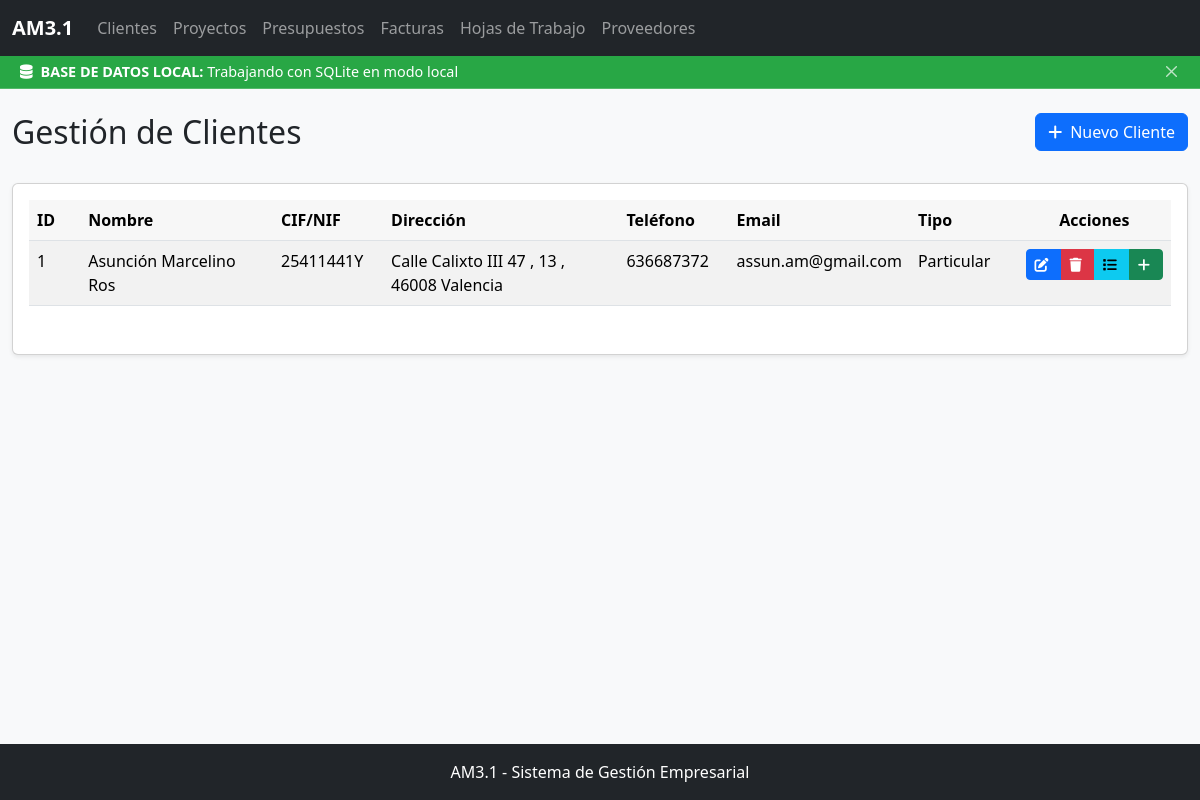
/clientes/, run on the app's committed database.
### app/models/cliente.py (models this page shows, shortened)
class Cliente(db.Model):
    __tablename__ = 'clientes'
    id = db.Column(db.Integer, primary_key=True)
    nombre = db.Column(db.String(100), nullable=False)
    tipo_via = db.Column(db.String(20))
    nombre_via = db.Column(db.String(100))
    numero_via = db.Column(db.String(10))
    puerta = db.Column(db.String(10))
    codigo_postal = db.Column(db.String(10))
    poblacion = db.Column(db.String(100))
    cif_nif = db.Column(db.String(20), index=True)
    telefono1 = db.Column(db.String(20))
    telefono2 = db.Column(db.String(20))
    telefono3 = db.Column(db.String(20))
    telefono4 = db.Column(db.String(20))
    mail1 = db.Column(db.String(100))
    mail2 = db.Column(db.String(100))
    tipo_cliente = db.Column(db.String(50))
    categoria_cliente = db.Column(db.String(50))
    notas = db.Column(db.Text)
    fecha_creacion = db.Column(db.DateTime, default=datetime.utcnow)
    fecha_modificacion = db.Column(db.DateTime, default=datetime.utcnow, onupdate=datetime.utcnow)
    proyectos = db.relationship('Proyecto', back_populates='cliente', cascade='all, delete-orphan')

### app/routes/cliente_routes.py (the view)
@clientes_bp.route('/')
def listar_clientes():
    try:
        from sqlalchemy import text
        db.session.execute(text("SELECT 1")).scalar()
        clientes = get_all(Cliente)
        return render_template('clientes/lista.html', clientes=clientes)
    except Exception as e:
        flash(f'Error al conectar con la base de datos: {str(e)}', 'danger')
        db_path = os.environ.get('DB_PATH', 'app/data/app.db')
        try:
            conn = sqlite3.connect(db_path)
            conn.close()
            mensaje = f"La base de datos existe pero SQLAlchemy no puede conectarse. Verifica la configuración."
        except:
            mensaje = f"No se puede acceder al archivo de base de datos en {db_path}. Asegúrate de que exista y tenga permisos."
        return render_template('errors/database.html', error=str(e), mensaje=mensaje, db_path=db_path)

### app/templates/clientes/lista.html (shortened to what this page needs)
{% extends 'layout/base.html' %}
{% block page_title %}Gestión de Clientes{% endblock %}
{% block page_actions %}
<div class="col text-end">
  <a href="{{ url_for('clientes.nuevo_cliente') }}" class="btn btn-primary">
    <i class="fas fa-plus me-2"></i>Nuevo Cliente
  </a>
</div>
{% endblock %}
{% block content %}
<div class="card">
  <div class="card-body">
    <div class="table-responsive">
      <table class="table table-striped table-hover" id="clientes-table">
        <thead>
          <tr>
            <th style="width: 5%">ID</th>
            <th style="width: 20%">Nombre</th>
            <th style="width: 10%">CIF/NIF</th>
            <th style="width: 25%">Dirección</th>
            <th style="width: 10%">Teléfono</th>
            <th style="width: 15%">Email</th>
            <th style="width: 10%">Tipo</th>
            <th class="text-center">Acciones</th>
          </tr>
        </thead>
        <tbody>
          {% if clientes and clientes|length > 0 %}
            {% for cliente in clientes %}
            <tr>
              <td>{{ cliente.id }}</td>
              <td>{{ cliente.nombre }}</td>
              <td>{{ cliente.cif_nif }}</td>
              <td>
                {% if cliente.tipo_via and cliente.nombre_via %}
                  {{ cliente.tipo_via }} {{ cliente.nombre_via }}
                  {% if cliente.numero_via %}{{ cliente.numero_via }}{% endif %}
                  {% if cliente.puerta %}, {{ cliente.puerta }}{% endif %}
                  {% if cliente.codigo_postal or cliente.poblacion %},
                    {% if cliente.codigo_postal %}{{ cliente.codigo_postal }}{% endif %}
                    {% if cliente.poblacion %}{{ cliente.poblacion }}{% endif %}
                  {% endif %}
                {% else %}
                  No especificada
                {% endif %}
              </td>
              <td>{{ cliente.telefono1 }}</td>
              <td>{{ cliente.mail1 }}</td>
              <td>{{ cliente.tipo_cliente }}</td>
              <td class="text-center">
                <div class="btn-group btn-group-sm" role="group" aria-label="Acciones">
                  <a href="{{ url_for('clientes.editar_cliente', id=cliente.id) }}" class="btn btn-primary" title="Editar" data-bs-toggle="tooltip">
                    <i class="fas fa-edit"></i>
                  </a>
                  <button type="button" class="btn btn-danger" data-bs-toggle="modal" data-bs-target="#delete-modal-{{ cliente.id }}" title="Eliminar">
                    <i class="fas fa-trash"></i>
                  </button>
                  <a href="{{ url_for('proyectos.proyectos_por_cliente', id_cliente=cliente.id) }}" class="btn btn-info" title="Ver proyectos" data-bs-toggle="tooltip">
                    <i class="fas fa-list"></i>
                  </a>
                  <a href="{{ url_for('proyectos.nuevo_proyecto') }}?id_cliente={{ cliente.id }}" class="btn btn-success" title="Crear proyecto" data-bs-toggle="tooltip">
                    <i class="fas fa-plus"></i>
                  </a>
                </div>
              </td>
            </tr>
            {% endfor %}
          {% else %}
            <tr>
              <td colspan="8" class="text-center">No hay clientes registrados</td>
            </tr>
          {% endif %}
        </tbody>
      </table>
    </div>
  </div>
</div>
{% endblock %}

### app/static/css/styles.css (style rules this page uses)
:root { --primary-color: #0d6efd; --secondary-color: #6c757d; --success-color: #198754; --info-color: #0dcaf0; --warning-color: #ffc107; --danger-color: #dc3545; --light-color: #f8f9fa; --dark-color: #212529; --border-radius: 0.375rem; --box-shadow: 0 0.125rem 0.25rem rgba(0, 0, 0, 0.075); --box-shadow-hover: 0 0.5rem 1rem rgba(0, 0, 0, 0.15); --font-family: 'Segoe UI', Tahoma, Geneva, Verdana, sans-serif; --font-size-base: 1rem; }
body { display: flex; flex-direction: column; min-height: 100vh; font-family: var(--font-family); background-color: var(--light-color); }
.card { box-shadow: var(--box-shadow); transition: box-shadow 0.2s ease-in-out; border-radius: var(--border-radius); margin-bottom: 1.5rem; }
.table-responsive { overflow-x: auto; margin-bottom: 1rem; }
.table-striped tbody tr:nth-of-type(odd) { background-color: rgba(0, 0, 0, 0.02); }
.table th { background-color: rgba(0, 0, 0, 0.03); border-bottom-width: 1px; }
.btn-group { display: flex; }
.btn-group > .btn { margin-right: 0; }
.btn i { margin-right: 0.25rem; }

### data on the page
Cliente: id "1", nombre "Asunción Marcelino Ros", cif_nif "25411441Y", tipo_via "Calle", nombre_via "Calixto III", numero_via "47", puerta "13", codigo_postal "46008", poblacion "Valencia", telefono1 "636687372", mail1 "assun.am@gmail.com", tipo_cliente "Particular"
